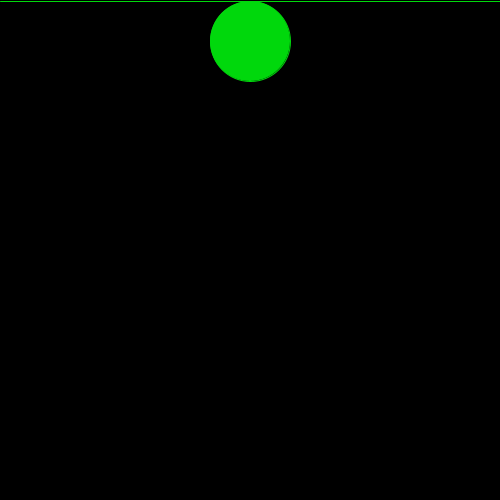
Frame 1 (no input)
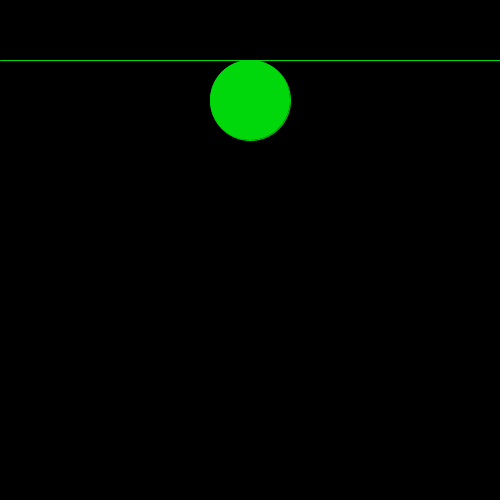
Frame 60 (the mouse pressed at the canvas centre just before this capture)
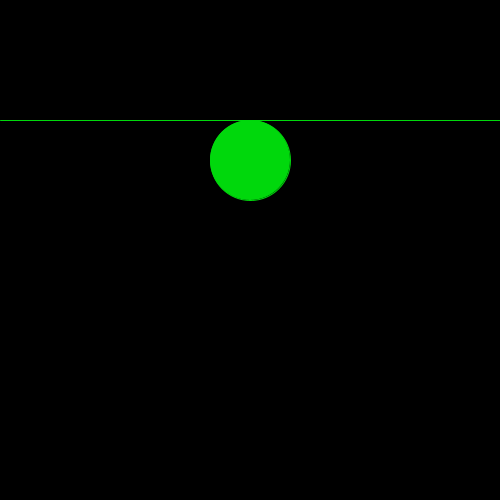
Frame 120 (the mouse held since frame 60 and released just before this capture)

The Processing sketch that drew these frames (run headless with seeded random() and noise(); from frame 60 on, the mouse is pressed at the canvas centre):

// Processing sketch: Ejercicio19
// ── Ejercicio19.pde
int velocidad=1;
int x1Linea=0;
int yLinea=0;
int x2Linea=500;
int xCirculo=250;
int yCirculo=40;

void setup() {
  size(500, 500);
}

void draw() {
  background(0);
  yLinea+=velocidad;
  yCirculo+=velocidad;
  stroke(0, 216, 12);
  fill(0, 216, 12);
  line(x1Linea, yLinea, x2Linea, yLinea);
  ellipse(xCirculo, yCirculo, 80, 80);
  if(yLinea>height) {
    yCirculo-=80;
    velocidad*=-1;
  } else if(yLinea<0) {
      yCirculo+=80;
      velocidad*=-1;
  }
}
